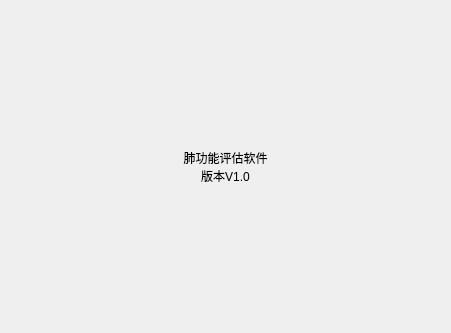
<?xml version="1.0" encoding="UTF-8"?>
<ui version="4.0">
 <class>Widget</class>
 <widget class="QDialog" name="Widget">
  <property name="geometry">
   <rect>
    <x>0</x>
    <y>0</y>
    <width>451</width>
    <height>333</height>
   </rect>
  </property>
  <property name="windowTitle">
   <string>关于</string>
  </property>
  <layout class="QVBoxLayout" name="verticalLayout" stretch="0">
   <item>
    <widget class="QLabel" name="label">
     <property name="styleSheet">
      <string notr="true">font: 20pt &quot;Source Han Sans CN&quot;;</string>
     </property>
     <property name="text">
      <string>肺功能评估软件
版本V1.0</string>
     </property>
     <property name="alignment">
      <set>Qt::AlignCenter</set>
     </property>
    </widget>
   </item>
  </layout>
 </widget>
 <resources/>
 <connections/>
</ui>
